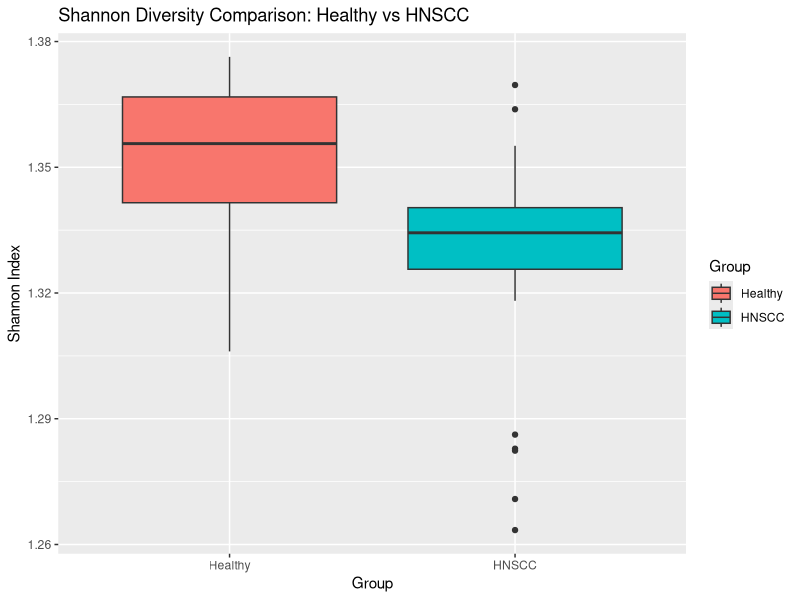

Here is the R script that generated this plot:
# Oral Microbiome Diversity Analysis
# Comparing Healthy vs HNSCC groups

library(ggplot2)
library(dplyr)

set.seed(123)

# Create structured abundance dataset
data <- data.frame(
  Group = rep(c("Healthy", "HNSCC"), each = 30),
  Fusobacterium = c(rpois(30, 40), rpois(30, 70)),
  Prevotella = c(rpois(30, 35), rpois(30, 60)),
  Streptococcus = c(rpois(30, 65), rpois(30, 40)),
  Rothia = c(rpois(30, 50), rpois(30, 30))
)

# Calculate total counts
data <- data %>%
  mutate(Total = Fusobacterium + Prevotella + Streptococcus + Rothia)

# Calculate relative abundance
data <- data %>%
  mutate(
    Fusobacterium_rel = Fusobacterium / Total,
    Prevotella_rel = Prevotella / Total,
    Streptococcus_rel = Streptococcus / Total,
    Rothia_rel = Rothia / Total
  )

# Shannon diversity function
shannon <- function(x) {
  -sum(x * log(x), na.rm = TRUE)
}

data$Shannon <- apply(
  data[, c("Fusobacterium_rel", "Prevotella_rel",
           "Streptococcus_rel", "Rothia_rel")],
  1,
  shannon
)

# T-test for diversity difference
t.test(Shannon ~ Group, data = data)

# Boxplot of Shannon diversity
ggplot(data, aes(x = Group, y = Shannon, fill = Group)) +
  geom_boxplot() +
  labs(title = "Shannon Diversity Comparison: Healthy vs HNSCC",
       y = "Shannon Index")
